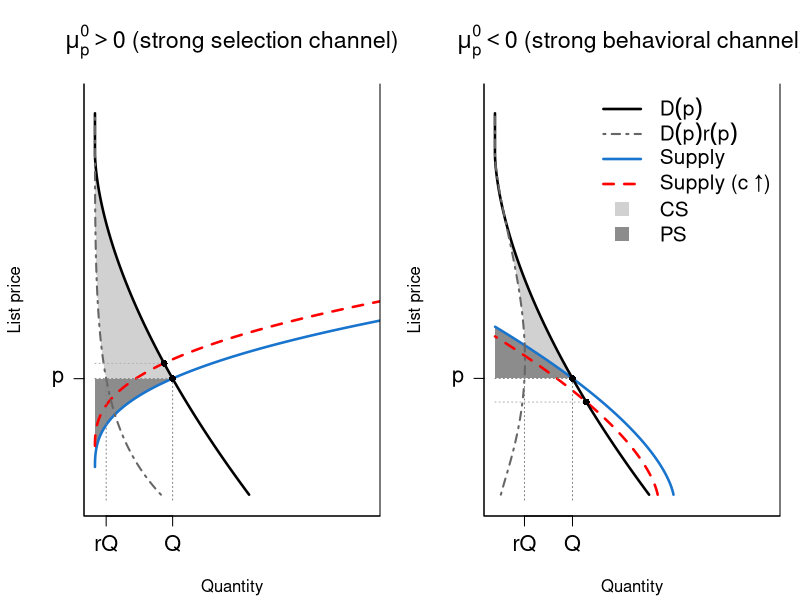

The R script that drew this image:
## CS/PS figure: mu_p^0 > 0 vs mu_p^0 < 0 (with supply shift / pass-through)
## Graph 1 (mu_p^0 > 0): supply S(mu^s(p)) is increasing (curved).
## Graph 2 (mu_p^0 < 0): supply is a CURVED, MONOTONE DECREASING, elastic
## line; a cost increase shifts it left and the equilibrium price FALLS
## (negative pass-through). D(p)r(p) is curved in both panels. The shaded
## CS and PS regions are the CHANGES (Delta CS, Delta PS) between the two
## equilibria. See
## conversation_cursor/202610/20261013/revise_cs_ps_supply_shift_figure.md.

script_arg <- grep("^--file=", commandArgs(trailingOnly = FALSE), value = TRUE)
script_path <- normalizePath(sub("^--file=", "", script_arg), winslash = "/")
output_dir <- file.path(dirname(dirname(script_path)), "output")
dir.create(output_dir, recursive = TRUE, showWarnings = FALSE)

## ---- Parameters --------------------------------------------------------
handling_cost <- 0.25
a_supply <- 0.4
b_supply <- 2.5

## ---- Curves ------------------------------------------------------------
demand_quantity <- function(price) {
  1.5 * pmax(1 - price / 1.3, 0)^1.65
}

## Return rates: decreasing for mu_p^0 > 0 (selection dominates), increasing
## for mu_p^0 < 0 (behavioral dominates). Both give a visibly curved D(p)r(p).
return_rate_pos <- function(price) 0.45 * exp(-2.5 * price)
return_rate_neg <- function(price) 0.03 + 0.9 * price^1.2

effective_margin <- function(price, return_rate) {
  r <- return_rate(price)
  (1 - r) * price - r * handling_cost
}

quantity_supplied <- function(price, return_rate, cost = 0) {
  gap <- effective_margin(price, return_rate) - cost
  (pmax(gap, 0) / a_supply)^b_supply
}

## Curved, monotone DECREASING, elastic supply for the mu_p^0 < 0 panel:
## Q_s(p) = A * (1 - (p/B)^c), c > 1 for curvature, zero at p = B.
supply_A <- 1.7
supply_B <- 0.65
supply_c <- 1.6
supply_down <- function(price) {
  pmax(supply_A * (1 - (price / supply_B)^supply_c), 0)
}
## Cost increase shifts this supply LEFT (less Q at each price).
supply_down_after <- function(price, shift) {
  pmax(supply_down(price) - shift, 0)
}

crossing_price <- function(price_grid, supply_fn) {
  excess <- demand_quantity(price_grid) - supply_fn(price_grid)
  sign_change <- which(excess[-1] * excess[-length(excess)] <= 0)
  if (length(sign_change) < 1) return(NA)
  price_grid[sign_change[1]]
}

## ---- Drawing ----------------------------------------------------------
draw_panel <- function(return_rate, panel_title, supply_type = "up",
                       cost_shift = 0.08, shift_qty = 0.15, label = "") {
  price_grid <- seq(0.02, 1.45, length.out = 1500)

  if (supply_type == "up") {
    supply_fn  <- function(p) quantity_supplied(p, return_rate)
    supply_new <- function(p) quantity_supplied(p, return_rate, cost = cost_shift)
  } else {
    supply_fn  <- supply_down
    supply_new <- function(p) supply_down_after(p, shift_qty)
  }

  price_eq  <- crossing_price(price_grid, supply_fn)
  price_new <- crossing_price(price_grid, supply_new)
  cat("  ", label, " equilibrium: p* =", round(price_eq, 3),
      " Q* =", round(demand_quantity(price_eq), 3), "\n")
  cat("  ", label, " after-cost equilibrium: p* =", round(price_new, 3),
      " Q* =", round(demand_quantity(price_new), 3), "\n")

  quantity_demand    <- demand_quantity(price_grid)
  quantity_returned   <- quantity_demand * return_rate(price_grid)
  quantity_supply     <- supply_fn(price_grid)
  quantity_supply_new <- supply_new(price_grid)

  q_max <- 2.6
  plot(x = NA, xlim = c(0, q_max), ylim = c(0, 1.5), xlab = "", ylab = "", bty = "l",
       xaxt = "n", yaxt = "n")

  q_eq  <- demand_quantity(price_eq)
  q_new <- demand_quantity(price_new)
  rQ_eq <- quantity_returned[which.min(abs(price_grid - price_eq))]

  ## Absolute CS: area between D(p) and D(p)r(p) ABOVE the baseline price p*.
  above <- price_grid >= price_eq
  polygon(
    x = c(quantity_demand[above], rev(quantity_returned[above])),
    y = c(price_grid[above], rev(price_grid[above])),
    col = gray(0.82), border = NA
  )

  ## Absolute PS: area between the baseline supply curve and the price line p*.
  if (supply_type == "up") {
    ps_idx <- which(quantity_supply > 0 & price_grid <= price_eq)
  } else {
    ps_idx <- which(quantity_supply > 0 & price_grid >= price_eq)
  }
  polygon(
    x = c(quantity_supply[ps_idx], 0),
    y = c(price_grid[ps_idx], price_eq),
    col = gray(0.55), border = NA
  )

  ## Supply curves (blue solid, red dashed after cost), where Q > 0.
  pos <- quantity_supply > 0
  pos_new <- quantity_supply_new > 0
  lines(x = quantity_supply[pos], y = price_grid[pos], lwd = 2.5, col = "dodgerblue3")
  lines(x = quantity_supply_new[pos_new], y = price_grid[pos_new], lwd = 2.5, lty = 2, col = "red")

  lines(x = quantity_demand, y = price_grid, lwd = 2.5)
  lines(x = quantity_returned, y = price_grid, lwd = 2, lty = 4, col = gray(0.4))

  ## Equilibrium points and price lines.
  segments(x0 = 0, x1 = q_eq,  y0 = price_eq,  y1 = price_eq,  lty = 3, col = gray(0.5))
  segments(x0 = 0, x1 = q_new, y0 = price_new, y1 = price_new, lty = 3, col = gray(0.7))
  segments(x0 = q_eq,  x1 = q_eq,  y0 = 0, y1 = price_eq, lty = 3, col = gray(0.5))
  segments(x0 = rQ_eq, x1 = rQ_eq, y0 = 0, y1 = price_eq, lty = 3, col = gray(0.5))
  points(x = c(q_eq, q_new), y = c(price_eq, price_new), pch = 16, cex = 0.9)

  ## Axis labels: only Q, rQ (x) and p (y) at the baseline equilibrium.
  axis(1, at = c(rQ_eq, q_eq), labels = c(expression(r * Q), expression(Q)), cex.axis = 1.3)
  axis(2, at = price_eq, labels = expression(p), las = 1, cex.axis = 1.3)

  title(main = panel_title, cex.main = 1.4)
  title(xlab = "Quantity", ylab = "List price")
  box(bty = "u")
}

draw_legend <- function() {
  legend(
    x = "topright",
    legend = c(
      expression(D(p)),
      expression(D(p) * r(p)),
      "Supply",
      "Supply (c \U2191)",
      "CS",
      "PS"
    ),
    lty = c(1, 4, 1, 2, NA, NA),
    lwd = c(2.5, 2, 2.5, 2.5, NA, NA),
    pch = c(NA, NA, NA, NA, 15, 15),
    pt.cex = c(NA, NA, NA, NA, 1.8, 1.8),
    col = c("black", gray(0.4), "dodgerblue3", "red", gray(0.82), gray(0.55)),
    bty = "n", cex = 1.25
  )
}

mu_p_diagnostic <- function(return_rate, label) {
  pg <- seq(0.04, 1.45, length.out = 200)
  r_vals <- return_rate(pg)
  r_prime <- c(diff(r_vals) / diff(pg), tail(diff(r_vals) / diff(pg), 1))
  mu_p <- 1 - r_vals - (pg + handling_cost) * r_prime
  cat(label, "mu_p^0 range on [0.04, 1.45]:", range(mu_p), "\n")
}

save_figure <- function() {
  layout(mat = matrix(c(1, 2), nrow = 1), widths = c(1, 1))
  par(mar = c(4.2, 4.2, 4.2, 1), family = "sans", las = 1)

  mu_p_diagnostic(return_rate_pos, "mu_p^0 > 0 panel:")
  draw_panel(return_rate = return_rate_pos,
             panel_title = expression(mu[p]^0 > 0 ~ "(strong selection channel)"),
             supply_type = "up", cost_shift = 0.08, label = "mu_p>0")

  mu_p_diagnostic(return_rate_neg, "mu_p^0 < 0 panel:")
  draw_panel(return_rate = return_rate_neg,
             panel_title = expression(mu[p]^0 < 0 ~ "(strong behavioral channel)"),
             supply_type = "down", shift_qty = 0.15, label = "mu_p<0")
  draw_legend()
}

png(file = file.path(output_dir, "cs_ps_mu_sign.png"), width = 10.5, height = 5, units = "in", res = 180)
save_figure()
dev.off()
